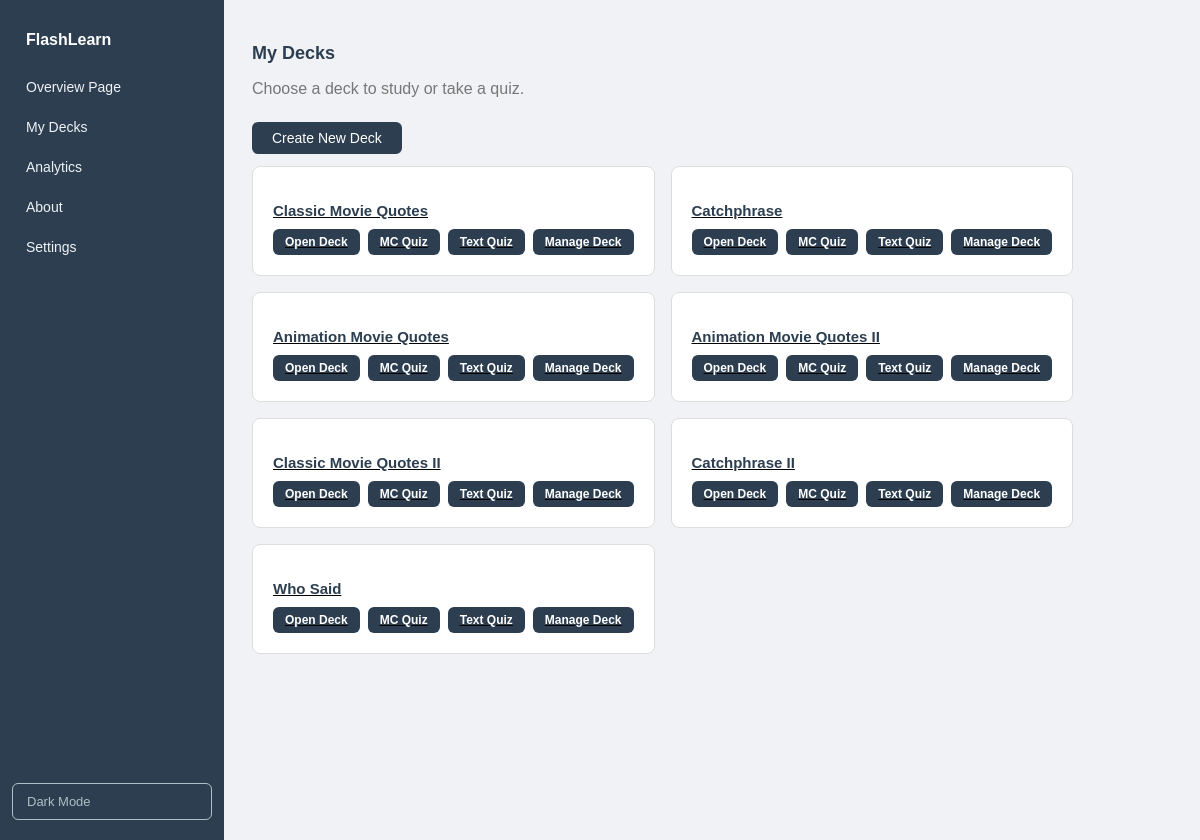
/decks/, run on the app's committed database.
### app/models.py (models this page shows, shortened)
class Deck(models.Model):
    name = models.CharField(max_length=100)
    category= models.CharField(max_length=50)
    owner = models.ForeignKey(
        settings.AUTH_USER_MODEL,
        on_delete=models.CASCADE,
        related_name="decks",
        null=True,
        blank=True
    )
    is_default = models.BooleanField(default=False)

### app/views.py (the view)
# urls.py: path('decks/', views.decks,  name='decks'),
def decks(request):
    all_decks = Deck.objects.all()
    return render(request, 'decks.html', {'decks': all_decks})

### app/templates/decks.html (shortened to what this page needs)
<!DOCTYPE html>
<html lang="en">
<head>
    {% load static %}
    <link rel="stylesheet" href="{% static 'app/css/styles.css' %}">
</head>
<body>
<div class="wrapper">
    <div class = "sidebar">
        <h1> FlashLearn </h1>
        <a href = "{% url 'overview' %}">Overview Page</a>
        <a href = "{% url 'decks' %}">My Decks</a>
        <a href = "{% url 'analytics' %}">Analytics</a>
        <a href = "#">About</a>
        <a href = "{% url 'settings' %}">Settings</a>
        <button id="theme-toggle" onclick="toggleTheme()"> Dark Mode</button>
    </div>
    <div class="main">
        <h2> My Decks</h2>
        <p>Choose a deck to study or take a quiz.</p>
        <a href="{% url 'create_deck' %}">
            <button>Create New Deck</button>
        </a>
        <div class="decks">
        {% for deck in decks %}
            <div class="deck-card">
                <h3>{{ deck.name }}</h3>
                <div class="deck-links">
                    <a href="{% url 'study_deck' deck.id %}">Open Deck</a>
                    <a href="{% url 'quiz_mc' deck.id %}">MC Quiz</a>
                    <a href="{% url 'quiz' deck.id %}">Text Quiz</a>
                    <a href="{% url 'manage_deck' deck.id %}">Manage Deck</a>
                </div>
            </div>
        {% empty %}
            <p>No decks available.</p>
        {% endfor %}
        </div>
    </div>
</div>
</body>
</html>

### app/static/app/css/styles.css (style rules this page uses)
body { font-family: Arial, sans-serif; background-color: #f0f2f5; margin: 0; padding: 0; }
.wrapper { display: flex; min-height: calc(100vh - 53px); }
.sidebar { width: 200px; background-color: #2c3e50; padding: 20px 12px; display: flex; flex-direction: column; gap: 4px; min-height: 100vh; }
.sidebar h1 { font-size: 16px; padding: 0 14px; color: white; margin-bottom: 16px; }
.sidebar a { color: #f0f2f5; text-decoration: none; padding: 10px 14px; border-radius: 6px; font-size: 14px; }
.main { flex: 1; padding: 28px; }
.main h2 { font-size: 18px; color: #2c3e50; margin-bottom: 6px; }
.main p { color: #777; margin-bottom: 24px; }
.decks { display: flex; gap: 16px; flex-wrap: wrap; margin-top: 12px; }
.deck-card { background: white; border: 1px solid #ddd; border-radius: 8px; padding: 20px; max-width: 380px; min-width: 280px; }
.deck-card h3 { font-size: 15px; color: #2c3e50; margin-bottom: 6px; }
.deck-card a { background: white; color: #3498db; text-decoration: none; font-size: 13px; font-weight: bold; }
.deck-card { text-decoration: underline; }
.deck-links { display: flex; gap: 8px; margin-top: 10px; }
.deck-links a { padding: 6px 12px; background-color: #2c3e50; color: white; text-decoration: none; border-radius: 6px; font-size: 12px; white-space: nowrap; }
.main button { padding: 8px 20px; background-color: #2c3e50; color: white; border: none; border-radius: 6px; font-size: 14px; cursor: pointer; margin-right: 8px; }
#theme-toggle { margin-top: auto; padding: 10px 14px; background: transparent; border: 1px solid #b0bec5; border-radius: 6px; color: #b0bec5; font-size: 13px; cursor: pointer; text-align: left; width: 100%; }

### data on the page
Deck: name "Classic Movie Quotes"
Deck: name "Catchphrase"
Deck: name "Animation Movie Quotes"
Deck: name "Animation Movie Quotes II"
Deck: name "Classic Movie Quotes II"
Deck: name "Catchphrase II"
Deck: name "Who Said"
